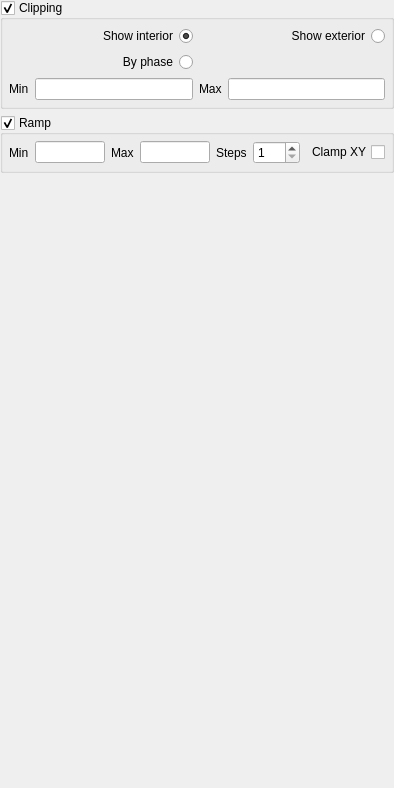
<?xml version="1.0" encoding="UTF-8"?>
<ui version="4.0">
 <class>SubPropertyClipping</class>
 <widget class="QWidget" name="SubPropertyClipping">
  <property name="geometry">
   <rect>
    <x>0</x>
    <y>0</y>
    <width>394</width>
    <height>788</height>
   </rect>
  </property>
  <property name="sizePolicy">
   <sizepolicy hsizetype="Preferred" vsizetype="Preferred">
    <horstretch>0</horstretch>
    <verstretch>0</verstretch>
   </sizepolicy>
  </property>
  <property name="maximumSize">
   <size>
    <width>600</width>
    <height>16777215</height>
   </size>
  </property>
  <property name="windowTitle">
   <string/>
  </property>
  <layout class="QGridLayout" name="gridLayout_5">
   <property name="leftMargin">
    <number>0</number>
   </property>
   <property name="topMargin">
    <number>0</number>
   </property>
   <property name="rightMargin">
    <number>0</number>
   </property>
   <property name="bottomMargin">
    <number>0</number>
   </property>
   <property name="horizontalSpacing">
    <number>6</number>
   </property>
   <item row="1" column="0">
    <widget class="QGroupBox" name="group_ramp">
     <property name="enabled">
      <bool>true</bool>
     </property>
     <property name="title">
      <string>Ramp</string>
     </property>
     <property name="checkable">
      <bool>true</bool>
     </property>
     <property name="checked">
      <bool>true</bool>
     </property>
     <layout class="QHBoxLayout" name="horizontalLayout">
      <property name="leftMargin">
       <number>6</number>
      </property>
      <property name="topMargin">
       <number>6</number>
      </property>
      <property name="rightMargin">
       <number>6</number>
      </property>
      <property name="bottomMargin">
       <number>6</number>
      </property>
      <item>
       <widget class="QLabel" name="label_minRamp">
        <property name="enabled">
         <bool>true</bool>
        </property>
        <property name="text">
         <string>Min</string>
        </property>
       </widget>
      </item>
      <item>
       <widget class="QDoubleEdit" name="lineEdit_minRamp">
        <property name="enabled">
         <bool>true</bool>
        </property>
       </widget>
      </item>
      <item>
       <widget class="QLabel" name="label_maxRamp">
        <property name="enabled">
         <bool>true</bool>
        </property>
        <property name="text">
         <string>Max</string>
        </property>
       </widget>
      </item>
      <item>
       <widget class="QDoubleEdit" name="lineEdit_maxRamp">
        <property name="enabled">
         <bool>true</bool>
        </property>
       </widget>
      </item>
      <item>
       <widget class="QLabel" name="label_stepsRamp">
        <property name="enabled">
         <bool>true</bool>
        </property>
        <property name="text">
         <string>Steps</string>
        </property>
       </widget>
      </item>
      <item>
       <widget class="QSpinBox" name="spinBox_stepsRamp">
        <property name="enabled">
         <bool>true</bool>
        </property>
        <property name="minimum">
         <number>1</number>
        </property>
        <property name="maximum">
         <number>240</number>
        </property>
       </widget>
      </item>
      <item>
       <widget class="QCheckBox" name="checkBox_clamp">
        <property name="enabled">
         <bool>true</bool>
        </property>
        <property name="layoutDirection">
         <enum>Qt::RightToLeft</enum>
        </property>
        <property name="text">
         <string>Clamp XY</string>
        </property>
       </widget>
      </item>
     </layout>
    </widget>
   </item>
   <item row="3" column="0">
    <spacer name="spacer">
     <property name="orientation">
      <enum>Qt::Vertical</enum>
     </property>
     <property name="sizeHint" stdset="0">
      <size>
       <width>0</width>
       <height>0</height>
      </size>
     </property>
    </spacer>
   </item>
   <item row="0" column="0">
    <widget class="QGroupBox" name="group_clip">
     <property name="title">
      <string>Clipping</string>
     </property>
     <property name="checkable">
      <bool>true</bool>
     </property>
     <property name="checked">
      <bool>true</bool>
     </property>
     <layout class="QGridLayout" name="gridLayout">
      <property name="leftMargin">
       <number>6</number>
      </property>
      <property name="topMargin">
       <number>6</number>
      </property>
      <property name="rightMargin">
       <number>6</number>
      </property>
      <property name="bottomMargin">
       <number>6</number>
      </property>
      <item row="2" column="0">
       <widget class="QLabel" name="label_minClip">
        <property name="text">
         <string>Min</string>
        </property>
        <property name="alignment">
         <set>Qt::AlignLeading|Qt::AlignLeft|Qt::AlignVCenter</set>
        </property>
       </widget>
      </item>
      <item row="1" column="0" colspan="2">
       <widget class="QRadioButton" name="PhaseModeRadioBtn">
        <property name="enabled">
         <bool>true</bool>
        </property>
        <property name="toolTip">
         <string>By phase: use this for scans of the same area taken at different times.
Give names to the phases of your scans. Give the object (box, tag, etc.) a phase name.
Scans with the same phase as the object are then clipped in interior mode, while those with a different phase are clipped in exterior mode.</string>
        </property>
        <property name="layoutDirection">
         <enum>Qt::RightToLeft</enum>
        </property>
        <property name="text">
         <string>By phase</string>
        </property>
       </widget>
      </item>
      <item row="0" column="2" colspan="2">
       <widget class="QRadioButton" name="ExteriorModeRadioBtn">
        <property name="enabled">
         <bool>true</bool>
        </property>
        <property name="layoutDirection">
         <enum>Qt::RightToLeft</enum>
        </property>
        <property name="text">
         <string>Show exterior</string>
        </property>
       </widget>
      </item>
      <item row="0" column="0" colspan="2">
       <widget class="QRadioButton" name="InteriorModeRadioBtn">
        <property name="enabled">
         <bool>true</bool>
        </property>
        <property name="layoutDirection">
         <enum>Qt::RightToLeft</enum>
        </property>
        <property name="text">
         <string>Show interior</string>
        </property>
        <property name="checked">
         <bool>true</bool>
        </property>
       </widget>
      </item>
      <item row="2" column="3">
       <widget class="QDoubleEdit" name="lineEdit_maxClip"/>
      </item>
      <item row="2" column="1">
       <widget class="QDoubleEdit" name="lineEdit_minClip">
        <property name="sizePolicy">
         <sizepolicy hsizetype="Expanding" vsizetype="Fixed">
          <horstretch>0</horstretch>
          <verstretch>0</verstretch>
         </sizepolicy>
        </property>
       </widget>
      </item>
      <item row="2" column="2">
       <widget class="QLabel" name="label_maxClip">
        <property name="text">
         <string>Max</string>
        </property>
       </widget>
      </item>
     </layout>
    </widget>
   </item>
  </layout>
 </widget>
 <customwidgets>
  <customwidget>
   <class>QDoubleEdit</class>
   <extends>QLineEdit</extends>
   <header>qdoubleedit.h</header>
  </customwidget>
 </customwidgets>
 <resources>
  <include location="../../../openscantools.qrc"/>
 </resources>
 <connections/>
</ui>
